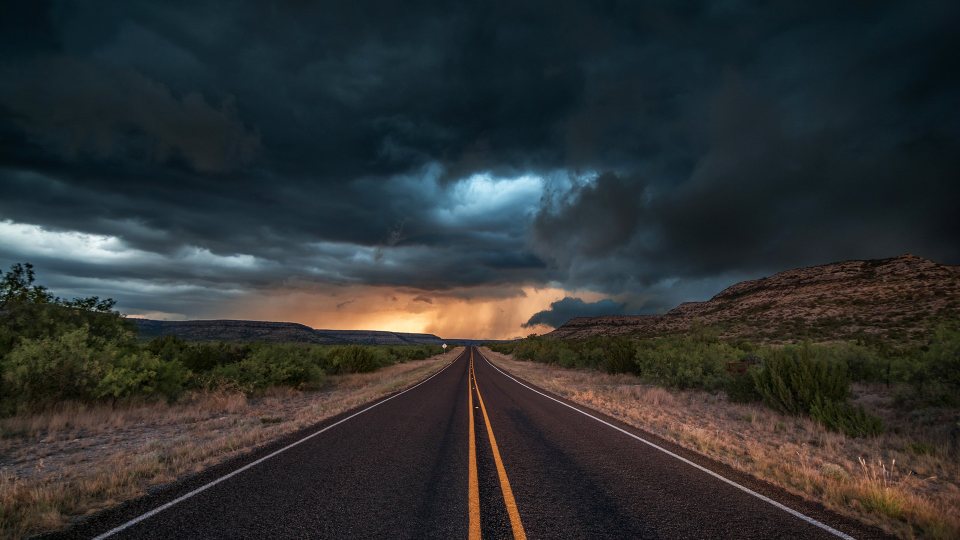
#> input picture 098.picture/Road/Road_5.jpg, 1920 x 1080 px (shown at 1/2 size)
$ python BFS.py
#> lines starting #> are read from the running program, lines starting #| are printed output that depends on the picture; after the words box and inside, x2 and y2 are one past the last pixel; in counts of white or black regions, pixels touching at a corner belong together; long printed decimals are rounded
### 098.picture/colors.py

from matplotlib import cm

def create_colorMap(color_map = "tab10"):
  color_map_func = getattr(cm, color_map)
  return [tuple(map(lambda x: x*255, color_map_func(i)[:3])) for i in range(10)]

### 098.picture/BFS.py
from skimage.feature import local_binary_pattern
import numpy as np
import matplotlib.pyplot as plt
import cv2
from colors import create_colorMap
from scipy import stats
def imgfilter(img,height, width):
    img123 = img
    height, width = img123.shape
    for i in range(1,height-1):
        for j in range(1,width-1):
#            if(img[i-1,j] >200 and img[i-1,j+1] >200 and img[i-1,j-1] >200 and img[i,j-1] >200 \
#               and img[i,j+1] >200 and img[i+1,j-1] >200 and img[i+1,j] >200 and img[i+1,j+1] >200):
#                img123[i,j] = 255
#            elif(img[i-1,j] <200 and img[i-1,j+1] <200 and img[i-1,j-1] <200 and img[i,j-1] <200 \
#               and img[i,j+1] <200 and img[i+1,j-1] <200 and img[i+1,j] <200 and img[i+1,j+1] <200):
#                 img123[i,j] = 0
            if(img[i-1,j] >200 and img[i,j-1] >200 \
               and img[i,j+1] >200 and img[i+1,j] >200 ):
                img123[i,j] = 255
            elif(img[i-1,j] <200  and img[i,j-1] <200 \
               and img[i,j+1] <200  and img[i+1,j] <200 ):
                 img123[i,j] = 0

    return img123
def comparelbp(height1,width1,height2,width2,img,h,rate1,rate2):
    radius = 1
    n_points = 8


    image1 = img[height1*40:height1*40 + 40,width1*40:width1*40 + 40]
    h1 = h[height1*40:height1*40 + 40,width1*40:width1*40 + 40]
    lbp1 = local_binary_pattern(image1, n_points, radius,method = 'ror')
#    plt.hist(lbp1.ravel(), 256, [0, 255])
#    plt.show()

    image2 = img[height2*40:height2*40 + 40,width2*40 :width2*40 + 40]
    h2 = h[height2*40:height2*40 + 40,width2*40:width2*40 + 40]
    lbp2 = local_binary_pattern(image2, n_points, radius,method = 'ror')
#    plt.hist(lbp2.ravel(), 256, [0, 255])
#    plt.show()


    H1 = cv2.calcHist([lbp1.astype('uint8')], [0], None, [256],[1,254])
    H1 = cv2.normalize(H1, H1, 0, 1, cv2.NORM_MINMAX, -1)
    H2 = cv2.calcHist([lbp2.astype('uint8')], [0], None, [256],[1,254])
    H2 = cv2.normalize(H2, H2, 0, 1, cv2.NORM_MINMAX, -1)
    similarity1 = cv2.compareHist(H1, H2, cv2.HISTCMP_CORREL)
    H1 = cv2.calcHist([h1.astype('uint8')], [0], None, [256],[1,254])
    H1 = cv2.normalize(H1, H1, 0, 1, cv2.NORM_MINMAX, -1)
    H2 = cv2.calcHist([h2.astype('uint8')], [0], None, [256],[1,254])
    H2 = cv2.normalize(H2, H2, 0, 1, cv2.NORM_MINMAX, -1)
    similarity2 = cv2.compareHist(H1, H2, cv2.HISTCMP_CORREL)
    print(similarity1,similarity2)
    if(similarity1 > rate1 and similarity2 > rate2):
        return True
    return False

class note():
    def __init__(self, n, m):
        self.x = [0] * n * m  # 縱座標
        self.y = [0] * n * m  # 橫座標
        self.f = [0] * n * m  # 父親在佇列中的編號
        self.s = [0] * n * m  # 步數

str1 = ['','','','','','','','','','','','','','','']
str1[0] = '../098.picture/Road/Road_5.jpg'
str1[1] = 'G:\\imagetest\\fullroad\\road13.jpg'
str1[2] = 'G:\\imagetest\\fullroad\\road4.jpg'
str1[3] = 'G:\\imagetest\\fullroad\\road12.jpg'
str1[4] = 'G:\\imagetest\\fullroad\\road21.jpg'
str1[5] = 'G:\\imagetest\\fullroad\\road9.jpg'
str1[6] = 'G:\\imagetest\\fullroad\\road1_.jpeg'
str1[7] = 'G:\\imagetest\\fullroad\\road7.jpeg'
str1[8] = 'G:\\imagetest\\fullroad\\road8.jpeg'
str1[9] = 'G:\\imagetest\\fullroad\\road10.jpg'
str1[10] = 'G:\\imagetest\\fullroad\\road15.jpg'
str1[11] = 'G:\\imagetest\\fullroad\\road16.jpg'
str1[12] = 'G:\\imagetest\\fullroad\\road17.jpg'
str1[13] = 'G:\\imagetest\\fullroad\\road18.jpg'
str1[14] = 'G:\\imagetest\\fullroad\\road19.jpg'
for qwe in range(0,1):
    image1 =cv2.imread(str1[qwe],0)
#> image1: shape (1080, 1920); min 0, max 251, mean 49
    image2 =cv2.imread(str1[qwe],0)
    height, width = image1.shape
#> height = 1080; width = 1920
    hsv_img = cv2.imread(str1[qwe],1)
#> hsv_img is the input picture: shape (1080, 1920, 3); mean B, G, R 50.1, 49.9, 46.9
    hsv_img = cv2.cvtColor(hsv_img, cv2.COLOR_BGR2HSV)
#> hsv_img: shape (1080, 1920, 3); mean H, S, V 78.5, 109.2, 60.7
    h, s, v = hsv_img[:, :, 0], hsv_img[:, :, 1], hsv_img[:, :, 2]
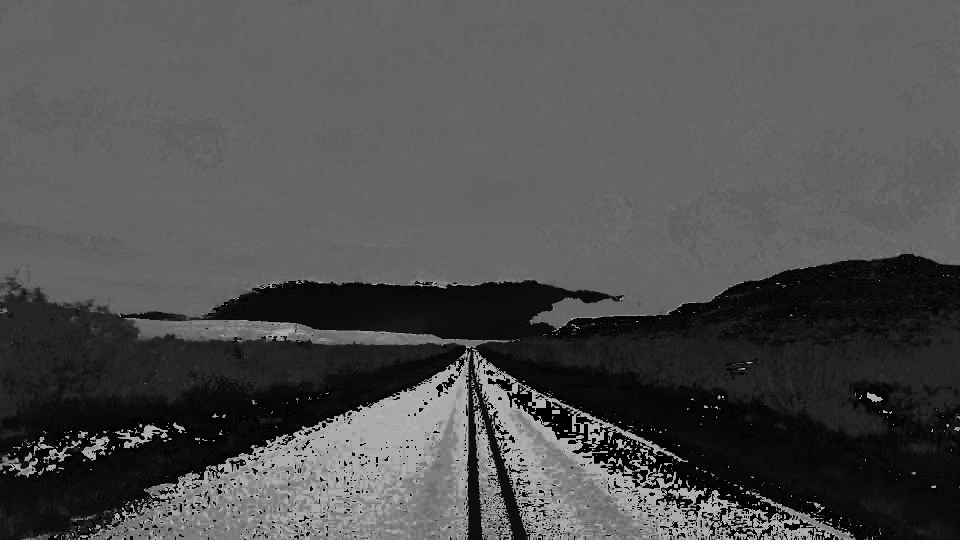
#> h: shape (1080, 1920) (shown at 1/2 size); min 0, max 179, mean 78.5
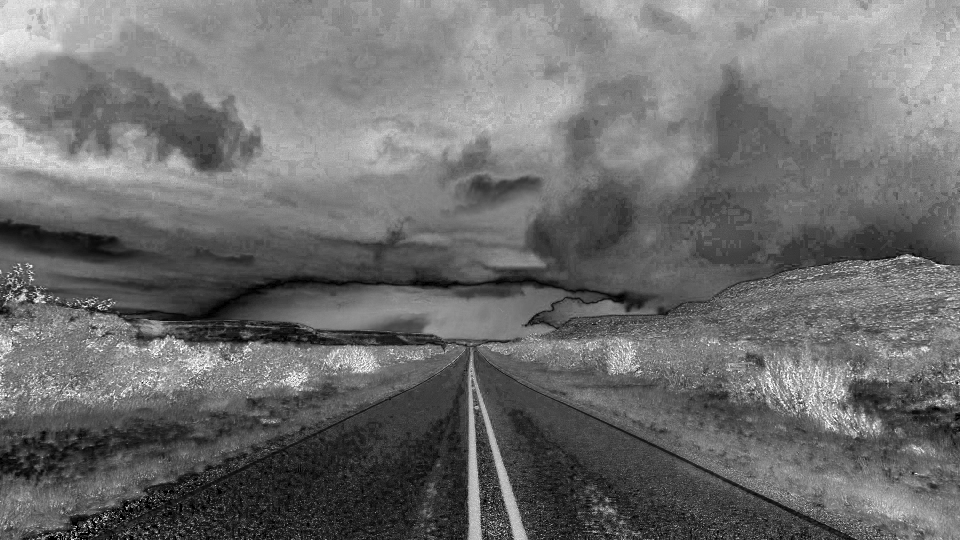
#> s: shape (1080, 1920) (shown at 1/2 size); min 0, max 255, mean 109.2
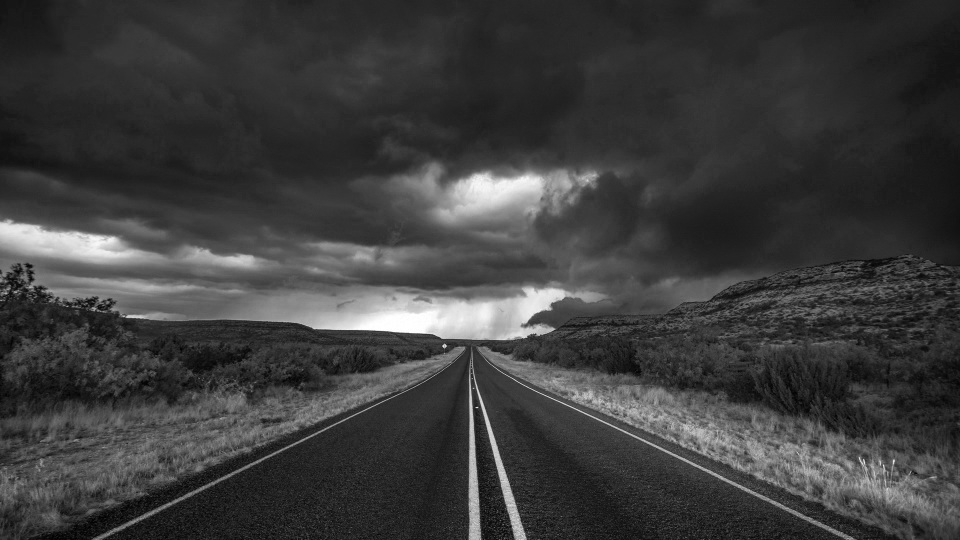
#> v: shape (1080, 1920) (shown at 1/2 size); min 0, max 255, mean 60.7


    # 此為迷宮，0 = 空格，1 = 障礙
    maze = np.array(np.zeros((int(height/40),int(width/40))))
    outputs = np.array(np.zeros((int(height/40),int(width/40))))
    print(np.shape(outputs))
#| (27, 48)
    # 設定迷宮大小
    n = len(maze)
#> n = 27
    m = len(maze[0])
#> m = 48
    # 設一個陣列，用來標記走過的座標
    book = np.array(np.zeros((int(height/40),int(width/40))))
    print(np.shape(book))
#| (27, 48)
    #for i in range(n):
    #    book.append([0] * m)
    #print(np.shape(book))
    # 設定起訖點
    startx = int((height/40)*(9/10))
#> startx = 24
    starty = int((width/40)*(3/10))
#> starty = 14
    print(startx,starty)
#| 24 14
    outputs[startx][starty] = 1
    endx = -1
    endy = -1

    # 定義一個表示走的方向的陣列
    next = [[0, 1],   # 向右走
            [1, 0],   # 向下走
            [0, -1],  # 向左走
            [-1, 0]]  # 向上走

    # 佇列初始化
    head = 0
    tail = 0

    # 往佇列插入迷宮入口座標
    que = note(n, m)
    que.x[tail] = startx
    que.y[tail] = starty
    que.f[tail] = 0
    que.s[tail] = 0
    tail += 1
    #book[startx][startx] = 1

    flag = 0 # 用來標記是否到達目標，0 = 未到，1 = 到達

    # 當佇列不為空的迴圈
    while(head < tail):
        # 列舉4個方向
        for i in range(4):
            # 計算下一個座標
            tx = que.x[head] + next[i][0]
            ty = que.y[head] + next[i][1]
            # 判斷是否越界
            if tx < 0 or tx > n-1 or ty < 0 or ty > m-1 :
                continue
            # 判斷是否是障礙物或者已經走過
            plt.imshow(outputs)
            plt.show()
            if comparelbp(tx,ty,que.x[head],que.y[head],image1,image1,0.985,0.98) and book[tx][ty] == 0 :
                book[tx][ty] = 1  # 標記為已走過
                outputs[tx][ty] = 1
                # 插入新的點到佇列中
                que.x[tail] = tx
                que.y[tail] = ty
                que.f[tail] = head
                que.s[tail] = que.s[head] + 1   # 步數是父親步數+1
                tail += 1
            # 若到訖點，停止擴展退出迴圈
            else:
                book[tx][ty] = 1
            if tx == endx and ty == endy :
                flag = 1
                break
#> this loop made 4 passes
#> (similarity1 in comparelbp, similarity2 in comparelbp) on passes 1 to 4: (0.995, 0.974), (0.992, 0.948), (0.997, 0.961), (0.992, 0.976)
#| 0.9952 0.9736
#| 0.9924 0.9484
#| 0.9966 0.9613
#| 0.9923 0.9757
#> pass 1, in comparelbp, `lbp2 = local_binary_pattern(image2, n_points, radius,method = 'ror')`:
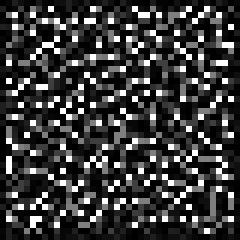
#> lbp2: shape (40, 40) float64 (shown 6 times larger); min 0, max 255, mean 59.7
#> after the loop:
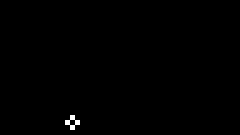
#> book: shape (27, 48) float64 (shown 5 times larger); values 0 (black) and 1 (white), 0.31% white in thin lines or dots, all inside (x1, y1, x2, y2) = (13, 23, 16, 26)
#> after the loop: outputs: shape (27, 48) float64; values 0 (black) and 1 (white), 0.08% white in thin lines or dots, all inside (x1, y1, x2, y2) = (14, 24, 15, 25)
#> after the loop, que.x = 1296 values, max 24 at index 0, min 0 at index 1, mean 0.0185; que.y = 1296 values, max 14 at index 0, min 0 at index 1, mean 0.0108; tail = 1
        if flag == 1 :
            break
        head += 1 # 當一個擴展結束後，要head++才能對後面的點再進行擴展

    # [5 lines of commented-out code are left out]


    image1 = imgfilter(image1,height,width)
    plt.imshow(image1)
    plt.show()
    for col in range(0,int(height/40)):
        for row in range(0,int(width/40)):
            image1[col*40:col*40 + 40,row*40:row*40 + 40] = outputs[col,row]
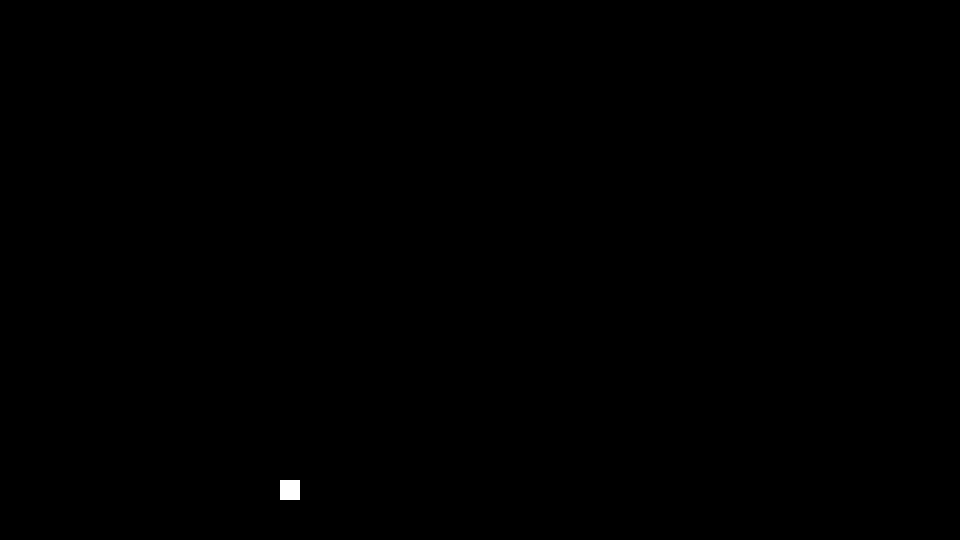
#> image1: shape (1080, 1920) (shown at 1/2 size); values 0 (black) and 1 (white), 0.08% white; 1 white region, box (x1, y1, x2, y2) and area: (560, 960, 600, 1000) 1600


    IMG_URL = str1[qwe]
    image1[image1 > 0] = 0
#> image1: shape (1080, 1920); 0.08% of pixels changed, all inside (x1, y1, x2, y2) = (560, 960, 600, 1000)
    image1[image1 == 0] = 1
#> image1: shape (1080, 1920); every value is 1
    image1[920:960,500:640] = 2
#> image1: shape (1080, 1920); values 1 (black) and 2 (white), 0.27% white; 1 white region, box (x1, y1, x2, y2) and area: (500, 920, 640, 960) 5600
    img = cv2.imread(IMG_URL)
    img_copy = img.copy()
    marker_image = np.zeros(img.shape[:2], dtype=np.int32)
    segments = np.zeros(img.shape, dtype=np.uint8)
    colors = create_colorMap()
    current_marker = 1
    n_markers = 10
#    ret, markers = cv2.connectedComponents(image1)
#    plt.hist(markers.ravel(), 6, [0, 5])
#    plt.show()
    marker_image = image1.copy()
    plt.hist(image1.ravel(), 6, [0, 5])
    plt.show()
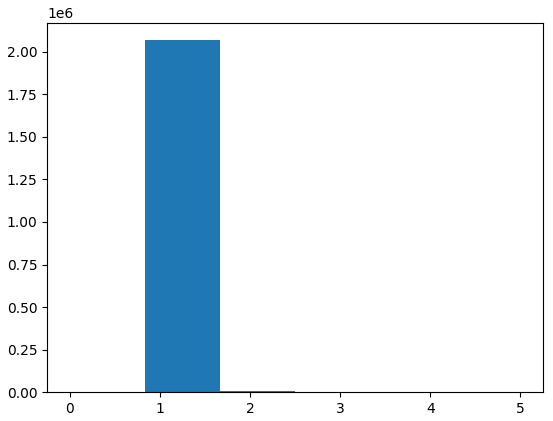
#> figure drawn by matplotlib, 1 panel; tallest bar 2068000 high, from x = 0.833 to 1.67
    print(image1)
#> (printed output is left out)
    plt.imshow(img)
    plt.show()
    plt.imshow(image1)
    plt.show()
    marker_image_copy = image1.copy()
    img=cv2.imread("../098.picture/Road/Road_5.jpg")
#> (the run stopped early here; a loop or call above may not have finished)
